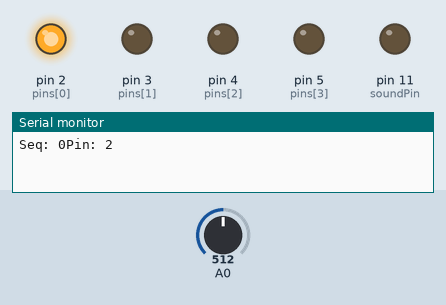
Recording of a sketch running on a simulated Arduino Uno, built with avr-gcc and run on an emulated ATmega328P. On the bench: output pins drawn as LEDs (lit = HIGH), the last lines printed to the serial monitor. The inputs (shaded band) are chosen by the test bench; at power-on: A0 = 512. Random numbers use the default seed unless the sketch sets one.

Above: at 8.6 s.
13.4 s: A0 set to 511
At 22.8 s:
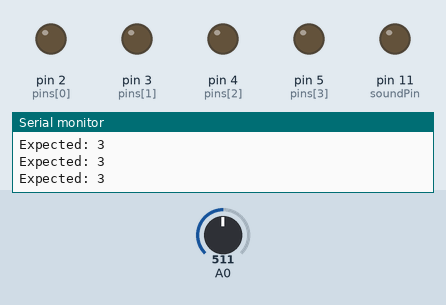
26.9 s: A0 set to 122
At 27.6 s:
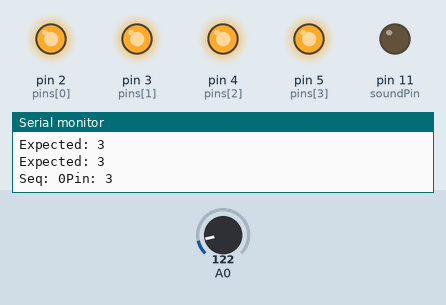
Timing chart, 0 to 55.1 s (numbered marks = the images above; inputs shaded):
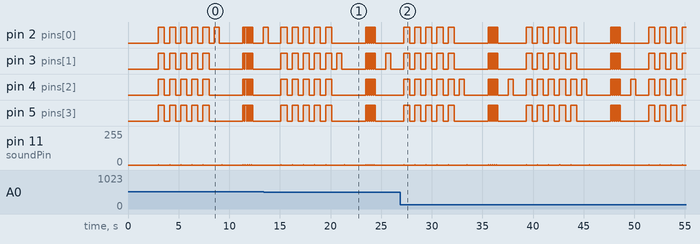

Measured:
- by itself, pin 4 (pins[2]): moves between LOW and HIGH, repeating every 12.1 s
- by itself, pin 11 (soundPin): moves between 0/255 and 2/255, repeating every 12.1 s
- by itself, pin 2 (pins[0]), pin 3 (pins[1]), pin 5 (pins[3]): repeats every 12.1 s: 4 × (LOW 0.50 s, HIGH 0.60 s), LOW 3.4 s, 4 × (HIGH 0.15 s, LOW 0.05 s), HIGH 0.15 s, LOW 2.8 s, HIGH 0.60 s

The sketch:

AkilOyunu.ino
```cpp
#define PLAYER_WAIT_TIME 2000 // Düğmeye basmalar arasında izin verilen süre - 2 saniye

byte sequence[100];           // ışık dizisi için depolama
byte  curLen = 0;              // Dizinin geçerli uzunluğu
byte inputCount =  0;          // Oynatıcının belirli bir dönüşte (doğru) bir düğmeye kaç kez bastığı
byte lastInput = 0;           // Oynatıcıdan son giriş
byte  expRd = 0;               // Oynatıcı tarafından yanması gereken LED
bool  btnDwn = false;          // Bir düğmeye basılıp basılmadığını kontrol etmek için kullanılır
bool wait =  false;            // Kullanıcının bir düğmeye basmasını bekleyen programdır
bool  resetFlag = false;       // Oyuncunun bir kez kaybettiğini programa belirtmek için kullanılır

byte soundPin = 11;            // Buzzer output

byte noPins =  4;              // Düğme / LED sayısı
                              // Ek bir LED / düğme / direnç kombinasyonu ekleyerek oyunu zorlaştırabilirsiniz.
byte pins[] = {2, 3, 4, 5};  // Buton giriş pimleri ve LED çıkış pimleri - düğmelerinizi diğer pinlere bağlamak istiyorsanız bu anahtarları değiştirin
                              // Öğe sayısı aşağıdaki noPins ile eşleşmelidir

long inputTime = 0;           // Kullanıcı girişleri arasındaki gecikme için zamanlayıcı değişkeni

void setup()  {
  delay(3000);                // Bu, arduino'yu bağladıktan sonra nefes almam için bana zaman vermek içindir
  Serial.begin(9600);         // Seri monitörü başlat. Aşağıdaki Seriye yapılan tüm referansları kaldırdığınız sürece kaldırılabilir
  Reset();
}

///
/// Tüm pimleri 'dir' değerine göre GİRİŞ veya çıkış olarak ayarlar
///
void setPinDirection(byte dir){
  for(byte i = 0; i < noPins; i++){
    pinMode(pins[i], dir);
  }
}

// Tüm LED pinlerine aynı değeri gönderin
void writeAllPins(byte val){
  for(byte  i = 0; i < noPins; i++){
    digitalWrite(pins[i], val);
  }
}

// Çok sinir bozucu :) bir bip sesi çıkarır
void beep(byte freq){
  analogWrite(soundPin,  2);
  delay(freq);
  analogWrite(soundPin, 0);
  delay(freq);
}

///
///  Tüm LED'leri birlikte yanıp söner
/// freq yanıp sönme hızıdır - küçük sayı -> hızlı / büyük sayı -> yavaş
///
void flash(short freq){
  setPinDirection(OUTPUT);  /// We're activating the LEDS now
  for(int i = 0; i < 5; i++){
    writeAllPins(HIGH);
    beep(50);
    delay(freq);
    writeAllPins(LOW);
    delay(freq);
  }
}

///
/// Bu işlev tüm oyun değişkenlerini varsayılan değerlerine sıfırlar
///
void Reset(){
  flash(500);
  curLen = 0;
  inputCount  = 0;
  lastInput = 0;
  expRd = 0;
  btnDwn = false;
  wait = false;
  resetFlag = false;
}

///
/// Oyuncu kaybetti
///
void Lose(){
  flash(50);
}

///
/// Arduino kullanıcıya neyin ezberlenmesi gerektiğini gösterir
///  Ayrıca kaybettikten sonra son dizinizin ne olduğunu göstermek için çağrılır
///
void playSequence(){
  // Saklanan sıra boyunca döngü yapın ve sırayla uygun LED'leri yakın
  for(int i = 0; i < curLen; i++){
      Serial.print("Seq: ");
      Serial.print(i);
      Serial.print("Pin: ");
      Serial.println(sequence[i]);
      digitalWrite(sequence[i],  HIGH);
      delay(500);
      digitalWrite(sequence[i], LOW);
      delay(250);
    }
}

///
/// Bir kayıp üzerine meydana gelen olaylar
///
void DoLoseProcess(){
  Lose();             // Tüm LED'leri hızlı bir şekilde yanıp söner
  delay(1000);
  playSequence();     // Kullanıcıya son diziyi gösterir - Böylece en iyi puanınızı hatırlayabilirsiniz
  delay(1000);
  Reset();            //  Yeni bir oyun için her şeyi sıfırla
}

///
///  Bütün oyunun gerçekleştiği yer
///
void  loop() {
  if(!wait){
                            //****************//
                            // Arduino'nun sırası //
                            //****************//
    setPinDirection(OUTPUT);                      // LED'leri kullanıyoruz

    randomSeed(analogRead(A0));                   // https://www.arduino.cc/en/Reference/RandomSeed
    sequence[curLen] = pins[random(0,noPins)];    // Sıradaki bir sonraki konuma yeni bir rastgele değer koyun -  https://www.arduino.cc/en/Reference/random
    curLen++;                                     // Dizinin yeni Geçerli uzunluğunu ayarlayın

    playSequence();                               //  Diziyi oynatıcıya göster
    beep(50);                                     //  Oynatıcının farkında olması için bir bip sesi çıkarın

    wait = true;                                  //  Wait'i true olarak ayarlayın, çünkü şimdi oyuncunun sırası olacak
    inputTime  = millis();                         //  Oyuncunun tepki süresini ölçmek için zamanı saklayın
  }else{
                            //***************//
                            //  Oyuncunun sırası //
                            //***************//
    setPinDirection(INPUT);                       // Butonları kullanıyoruz

    if(millis() - inputTime  > PLAYER_WAIT_TIME){  // Oyuncu izin verilen süreden fazla sürerse,
      DoLoseProcess();                            // Oyun biter :(
      return;
    }

    if(!btnDwn){                                  //
      expRd  = sequence[inputCount];               // Oynatıcıdan beklediğimiz değeri bulun
      Serial.print("Expected: ");                 // Serial Monitor Output - Seriyi kaldırdıysanız kaldırılmalıdır.
      Serial.println(expRd);                      // Beklenen :

      for(int i = 0; i < noPins; i++){           //  Tüm pimler arasında döngü yapın
        if(pins[i]==expRd)
          continue;                               // Doğru pın'i yoksay
        if(digitalRead(pins[i]) == HIGH){         // Düğmeye basıldı mı
          lastInput = pins[i];
          resetFlag = true;                       //  Resetflag'ı ayarlayın - bu, kaybettiğiniz anlamına gelir
          btnDwn = true;                          //  Bu, programın aynı şeyi tekrar tekrar yapmasını engelleyecektir
          Serial.print("Read: ");                 // Serial Monitor Output - Should  be removed if you removed the Serial.begin above
          Serial.println(lastInput);              // Serial Monitor Output - Should be removed if you removed the Serial.begin  above
        }
      }
    }

    if(digitalRead(expRd) ==  1 && !btnDwn)        // Oyuncu sağ düğmeye bastı
    {
      inputTime  = millis();                       //
      lastInput = expRd;
      inputCount++;                               // Kullanıcı tekrar (doğru) bir düğmeye bastı
      btnDwn = true;                              // Bu, programın aynı şeyi tekrar tekrar yapmasını engelleyecektir
      Serial.print("Read: ");                     // Serial Monitor Output - Seriyi kaldırdıysanız kaldırılmalıdır.
      Serial.println(lastInput);                  //
    }else{
      if(btnDwn && digitalRead(lastInput) == LOW){  // Oynatıcının butonu bırakıp bırakmadığını kontrol edin
        btnDwn = false;
        delay(20);
        if(resetFlag){                              // Bu yukarıda true olarak ayarlanmışsa, kaybettiniz
          DoLoseProcess();                          // olayların kaybetme sırası yapılır
        }
        else{
          if(inputCount == curLen){                 //  Oyuncu diziyi tekrarlamayı bitirdi mi
            wait = false;                           //  Eğer öyleyse, bu bir sonraki dönüşü programın dönüşünü sağlayacaktır
            inputCount  = 0;                         // Oynatıcının bir düğmeye kaç kez bastığını sıfırlayın
            delay(1500);
          }
        }
      }
    }
  }
}
```
